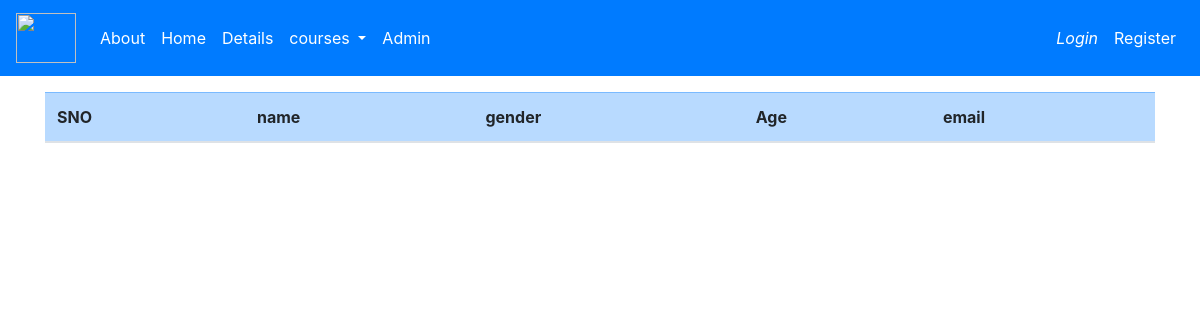
/udacity/dummy, run on an earlier commit of the app's database.
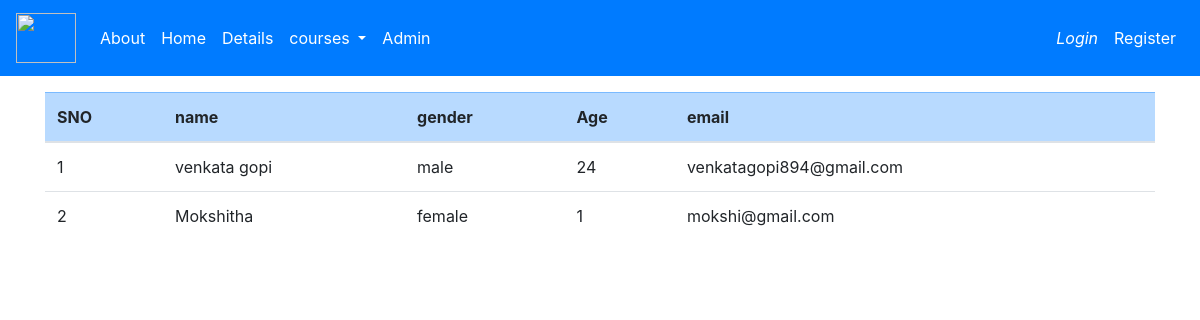
And on a later commit of the database.
### courses/models.py (models this page shows, shortened)
class Details(models.Model):
	Gender_choise=(('male','Male'),('female','Female'))
	name=models.CharField(max_length=200)
	age=models.IntegerField()
	email=models.EmailField(max_length=100)
	gender=models.CharField(max_length=50,choices=Gender_choise)

### courses/views.py (the view)
# urls.py: path('udacity/dummy',courses_view.dummydetails,name='dummydetails'),
def dummydetails(request):
	details=Details.objects.all()
	context={
	'details':details
	}
	return render(request,'courses/dummydetails.html',context)

### courses/templates/courses/dummydetails.html (shortened to what this page needs)
{% extends 'courses/base.html' %}
{% block content %}
	<div class="container">
		<table class="table table-hover">
			<thead>
		      <tr class="table-primary">
		      	<th>SNO</th>
		        <th>name</th>
		        <th>gender</th>
		        <th>Age</th>
		        <th>email</th>
		      </tr>
  			</thead>
		{% for i in details %}
			<tr>
				<div class="text-primary ">
					<td>{{ forloop.counter }}</td>
					<td>{{ i.name }}</td>
					<td>{{ i.gender }}</td>
					<td>{{ i.age }}</td>
					<td>{{i.email}}</td>
				</div>
			</tr>
		{% endfor %}
		</table>
	</div>
{% endblock %}

### courses/templates/courses/base.html (shortened to what this page needs)
<!DOCTYPE html>
<html>
<head>
  <link rel="stylesheet" href="https://maxcdn.bootstrapcdn.com/bootstrap/4.3.1/css/bootstrap.min.css">
</head>
<body>
	<header>
		{% include 'courses/header.html' %}
	</header>
	<main>
		{% block content %}
		{% endblock content %}
	</main>
</body>
</html>

### courses/templates/courses/header.html (shortened to what this page needs)
<header>
		<nav class="navbar navbar-expand-sm navbar-dark bg-primary ">
		  <a class="navbar-brand" href="#"><img src="/static/imgs/udacity1.png" height="50px" width="60px"></a>
				  <ul class="navbar-nav mr-auto">
				  	<li class="nav-item">
				      <a class="nav-link text-white" href="#">About</a>
				    </li>
				    <li class="nav-item">
				      <a class="nav-link text-white" href="{% url 'home' %}">Home</a>
				    </li>
				    <li class="nav-item">
				      <a class="nav-link text-white" href="{% url 'dummydetails' %}">Details</a>
				    </li>
				    <li class="nav-item dropdown">
				      <a class="nav-link dropdown-toggle text-white" href="#" id="navbardrop" data-toggle="dropdown">
				        courses
				      </a>
				    </li>
				   <li class="nav-item">
				    		<a class="nav-link margin-auto text-white" href="/admin/" >Admin</a>
				   </li>
				  </ul>
				  <ul class="navbar-nav">
				  	{% if user.is_authenticated %}
				  		<li class="nav-item">
				  			<a class="nav-link text-white" href="{% url 'logout' %}">Logout</a>
				  		</li>
				  		<li class="nav-item">
				  			<a class="nav-link text-white" href="{% url 'profile' %}">Profile</a>
				  		</li>
				    {% else %}
				  		<li class="nav-item">
				  			<a class="nav-link text-white" href="{% url 'login' %}"><i>Login</i></a>
				  		</li>
				  		<li class="nav-item">
				  			<a class="nav-link text-white" href="{% url 'register' %}">Register</a>
				  		</li>
				  	{% endif %}
				  </ul>
        </nav>
	</header>

What changed in the data, as far as the page shows it:
added Details: name "venkata gopi", gender "male", age "24", email "venkatagopi894@gmail.com"
added Details: name "Mokshitha", gender "female", age "1", email "mokshi@gmail.com"
